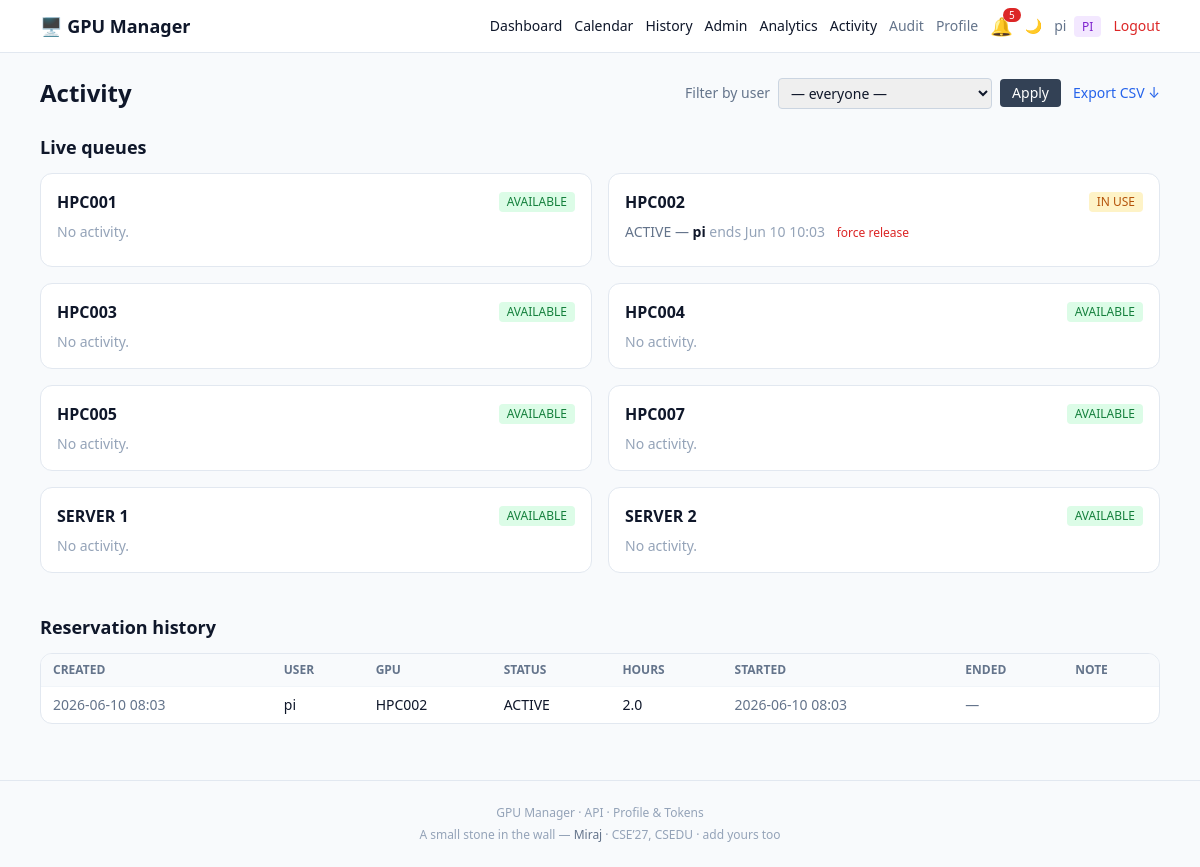
Screenshot of /admin/activity (signed in) with the database file from the repository.
### app/models.py (models this page shows, shortened)
class User(Base):
    __tablename__ = "users"
    id: Mapped[int] = mapped_column(Integer, primary_key=True)
    email: Mapped[str] = mapped_column(String(255), unique=True, index=True, nullable=False)
    name: Mapped[str] = mapped_column(String(255), nullable=False)
    google_sub: Mapped[Optional[str]] = mapped_column(String(255), unique=True, nullable=True)
    picture_url: Mapped[Optional[str]] = mapped_column(String(512), nullable=True)
    role: Mapped[Role] = mapped_column(Enum(Role), default=Role.USER, nullable=False)
    quota_hours: Mapped[float] = mapped_column(Float, default=40.0, nullable=False)
    used_hours: Mapped[float] = mapped_column(Float, default=0.0, nullable=False)
    is_active: Mapped[bool] = mapped_column(Boolean, default=True, nullable=False)
    is_approved: Mapped[bool] = mapped_column(Boolean, default=False, nullable=False)
    created_at: Mapped[datetime] = mapped_column(DateTime(timezone=True), default=utcnow, nullable=False)
    email_on_offer: Mapped[bool] = mapped_column(Boolean, default=True, nullable=False)
    email_on_warning: Mapped[bool] = mapped_column(Boolean, default=True, nullable=False)
    email_on_watch: Mapped[bool] = mapped_column(Boolean, default=True, nullable=False)
    email_on_queue_move: Mapped[bool] = mapped_column(Boolean, default=False, nullable=False)
    reservations: Mapped[list["Reservation"]] = relationship(back_populates="user")
    api_tokens: Mapped[list["ApiToken"]] = relationship(back_populates="user", cascade="all, delete-orphan")

class Gpu(Base):
    __tablename__ = "gpus"
    id: Mapped[int] = mapped_column(Integer, primary_key=True)
    name: Mapped[str] = mapped_column(String(100), unique=True, nullable=False)
    model: Mapped[Optional[str]] = mapped_column(String(100), nullable=True)
    host: Mapped[Optional[str]] = mapped_column(String(100), nullable=True)
    ssh_user: Mapped[Optional[str]] = mapped_column(String(100), nullable=True)
    ssh_port: Mapped[Optional[int]] = mapped_column(Integer, nullable=True)
    ssh_password: Mapped[Optional[str]] = mapped_column(String(200), nullable=True)
    notes: Mapped[Optional[str]] = mapped_column(Text, nullable=True)
    tags: Mapped[Optional[str]] = mapped_column(String(500), nullable=True)
    max_hours: Mapped[Optional[float]] = mapped_column(Float, nullable=True)
    gpu_index: Mapped[int] = mapped_column(Integer, default=0, nullable=False)
    cpu_model: Mapped[Optional[str]] = mapped_column(String(200), nullable=True)
    ram_gb: Mapped[Optional[int]] = mapped_column(Integer, nullable=True)
    connect_instructions: Mapped[Optional[str]] = mapped_column(Text, nullable=True)
    is_remote: Mapped[bool] = mapped_column(Boolean, default=False, nullable=False)
    status: Mapped[GpuStatus] = mapped_column(Enum(GpuStatus), default=GpuStatus.AVAILABLE, nullable=False)
    visibility: Mapped[GpuVisibility] = mapped_column(Enum(GpuVisibility), default=GpuVisibility.RESTRICTED, nullable=False)
    created_at: Mapped[datetime] = mapped_column(DateTime(timezone=True), default=utcnow, nullable=False)
    reservations: Mapped[list["Reservation"]] = relationship(back_populates="gpu", cascade="all, delete-orphan")
    access_grants: Mapped[list["GpuAccess"]] = relationship(back_populates="gpu", cascade="all, delete-orphan")
    metric_samples: Mapped[list["GpuMetricSample"]] = relationship(back_populates="gpu", cascade="all, delete-orphan")

class Reservation(Base):
    __tablename__ = "reservations"
    id: Mapped[int] = mapped_column(Integer, primary_key=True)
    user_id: Mapped[int] = mapped_column(ForeignKey("users.id"), nullable=False, index=True)
    gpu_id: Mapped[int] = mapped_column(ForeignKey("gpus.id"), nullable=False, index=True)
    requested_hours: Mapped[float] = mapped_column(Float, nullable=False)
    status: Mapped[ReservationStatus] = mapped_column(
        Enum(ReservationStatus), default=ReservationStatus.QUEUED, nullable=False, index=True
    )
    priority: Mapped[int] = mapped_column(Integer, default=0, nullable=False)
    created_at: Mapped[datetime] = mapped_column(DateTime(timezone=True), default=utcnow, nullable=False)
    scheduled_start_at: Mapped[Optional[datetime]] = mapped_column(DateTime(timezone=True), nullable=True)
    offered_at: Mapped[Optional[datetime]] = mapped_column(DateTime(timezone=True), nullable=True)
    started_at: Mapped[Optional[datetime]] = mapped_column(DateTime(timezone=True), nullable=True)
    expected_end_at: Mapped[Optional[datetime]] = mapped_column(DateTime(timezone=True), nullable=True)
    ended_at: Mapped[Optional[datetime]] = mapped_column(DateTime(timezone=True), nullable=True)
    warning_sent_at: Mapped[Optional[datetime]] = mapped_column(DateTime(timezone=True), nullable=True)
    queue_sort_key: Mapped[float] = mapped_column(Float, default=0.0, nullable=False)
    note: Mapped[Optional[str]] = mapped_column(Text, nullable=True)
    user: Mapped["User"] = relationship(back_populates="reservations")
    gpu: Mapped["Gpu"] = relationship(back_populates="reservations")

### app/routers/admin.py (the view)
@router.get("/activity", response_class=HTMLResponse)
def admin_activity(
    request: Request,
    user_id: int | None = None,
    db: Session = Depends(get_db),
    user=Depends(require_pi),
):
    users = db.query(User).order_by(User.name).all()
    gpus = db.query(Gpu).order_by(Gpu.name).all()
    q = db.query(Reservation).order_by(Reservation.created_at.desc())
    if user_id:
        q = q.filter(Reservation.user_id == user_id)
    history = q.limit(500).all()
    queues = []
    for gpu in gpus:
        active = next(
            (r for r in gpu.reservations if r.status in (ReservationStatus.ACTIVE, ReservationStatus.OFFERED)),
            None,
        )
        qd = queue_for_gpu(db, gpu.id)
        queues.append((gpu, active, qd))
    unread_count = (
        db.query(Notification)
        .filter(Notification.user_id == user.id, Notification.read.is_(False))
        .count()
    )
    return templates.TemplateResponse(
        "admin_activity.html",
        {
            "request": request,
            "user": user,
            "users": users,
            "gpus": gpus,
            "selected_user_id": user_id,
            "history": history,
            "queues": queues,
            "settings": settings,
            "ReservationStatus": ReservationStatus,
            "unread_count": unread_count,
        },
    )

### app/templates/admin_activity.html (shortened to what this page needs)
{% extends "base.html" %}
{% block content %}
<div class="flex flex-wrap items-center justify-between gap-3 mb-6">
  <h1 class="text-2xl font-semibold">Activity</h1>
  <div class="flex items-center gap-3">
    <form method="get" action="/admin/activity" class="flex items-center gap-2">
      <label class="text-sm text-slate-500">Filter by user</label>
      <select name="user_id" class="border border-slate-300 rounded px-2 py-1 text-sm">
        <option value="">— everyone —</option>
      </select>
      <button class="text-sm bg-slate-700 text-white px-3 py-1 rounded">Apply</button>
    </form>
    <a href="/admin/activity.csv{% if selected_user_id %}?user_id={{ selected_user_id }}{% endif %}"
       class="text-sm text-blue-600 hover:underline">Export CSV ↓</a>
  </div>
</div>
<section class="mb-10">
  <h2 class="text-lg font-semibold mb-3">Live queues</h2>
  <div class="grid grid-cols-1 md:grid-cols-2 gap-4">
    {% for gpu, active, q in queues %}
      <div class="bg-white border border-slate-200 rounded-xl p-4">
        <div class="flex items-center justify-between mb-2">
          <div class="font-semibold">{{ gpu.name }}</div>
          <span class="text-xs px-2 py-0.5 rounded
                {% if gpu.status.value == 'AVAILABLE' %}bg-green-100 text-green-700
                {% elif gpu.status.value == 'IN_USE' %}bg-amber-100 text-amber-700
                {% else %}bg-slate-200 text-slate-600{% endif %}">{{ gpu.status.value.replace('_',' ') }}</span>
        </div>
        {% if active %}
          <div class="text-sm mb-2">
            <span class="text-slate-500">{{ active.status.value }} —</span>
            <b>{{ active.user.name }}</b>
            {% if active.expected_end_at %}
              <span class="text-slate-400">ends {{ active.expected_end_at.strftime('%b %d %H:%M') }}</span>
            {% endif %}
            <form method="post" action="/admin/reservations/{{ active.id }}/force-release"
                  onsubmit="return confirm('Force release?');" class="inline ml-2">
              <button class="text-xs text-red-600 hover:underline">force release</button>
            </form>
          </div>
        {% endif %}
        {% if q %}
          <ol class="text-sm space-y-1">
            {% for r in q %}
              <li class="flex items-center justify-between gap-2 border-t border-slate-100 pt-1">
                <span>
                  <span class="text-slate-400 mr-1">{{ loop.index }}.</span>
                  <b>{{ r.user.name }}</b>
                  <span class="text-xs text-slate-400">{{ '%.1f'|format(r.requested_hours) }}h
                    {% if r.priority == 1 %}<span class="text-red-500">over-quota</span>{% endif %}
                  </span>
                </span>
                <span class="flex gap-1">
                  <form method="post" action="/admin/queue/{{ r.id }}/move" class="inline">
                    <input type="hidden" name="direction" value="up" />
                    <button class="text-xs px-1.5 py-0.5 rounded bg-slate-100 hover:bg-slate-200" title="Move up">▲</button>
                  </form>
                  <form method="post" action="/admin/queue/{{ r.id }}/move" class="inline">
                    <input type="hidden" name="direction" value="down" />
                    <button class="text-xs px-1.5 py-0.5 rounded bg-slate-100 hover:bg-slate-200" title="Move down">▼</button>
                  </form>
                </span>
              </li>
            {% endfor %}
          </ol>
        {% else %}
          {% if not active %}
            <div class="text-sm text-slate-400">No activity.</div>
          {% endif %}
        {% endif %}
      </div>
    {% endfor %}
  </div>
</section>
<section>
  <h2 class="text-lg font-semibold mb-3">Reservation history{% if selected_user_id %} (filtered){% endif %}</h2>
  <div class="bg-white border border-slate-200 rounded-xl overflow-x-auto">
    <table class="w-full text-sm min-w-[820px]">
      <thead class="bg-slate-50 text-slate-500 text-xs uppercase">
        <tr>
          <th class="text-left px-3 py-2">Created</th>
          <th class="text-left px-3 py-2">User</th>
          <th class="text-left px-3 py-2">GPU</th>
          <th class="text-left px-3 py-2">Status</th>
          <th class="text-left px-3 py-2">Hours</th>
          <th class="text-left px-3 py-2">Started</th>
          <th class="text-left px-3 py-2">Ended</th>
          <th class="text-left px-3 py-2">Note</th>
        </tr>
      </thead>
      <tbody>
        {% for r in history %}
          <tr class="border-t border-slate-100">
            <td class="px-3 py-2 text-slate-500">{{ r.created_at.strftime('%Y-%m-%d %H:%M') }}</td>
            <td class="px-3 py-2">{{ r.user.name }}</td>
            <td class="px-3 py-2">{{ r.gpu.name }}</td>
            <td class="px-3 py-2">{{ r.status.value }}</td>
            <td class="px-3 py-2">{{ '%.1f'|format(r.requested_hours) }}</td>
            <td class="px-3 py-2 text-slate-500">{{ r.started_at.strftime('%Y-%m-%d %H:%M') if r.started_at else '—' }}</td>
            <td class="px-3 py-2 text-slate-500">{{ r.ended_at.strftime('%Y-%m-%d %H:%M') if r.ended_at else '—' }}</td>
            <td class="px-3 py-2 text-slate-600">{{ r.note or '' }}</td>
          </tr>
        {% else %}
          <tr><td colspan="8" class="px-3 py-6 text-center text-slate-400">No reservations.</td></tr>
        {% endfor %}
      </tbody>
    </table>
  </div>
</section>
{% endblock %}

### app/templates/base.html (shortened to what this page needs)
<!DOCTYPE html>
<html lang="en" class="">
<head>
  <script src="https://cdn.tailwindcss.com"></script>
</head>
<body class="bg-slate-50 dark:bg-slate-900 text-slate-900 dark:text-slate-100 min-h-screen transition-colors">
  <nav class="bg-white dark:bg-slate-800 border-b border-slate-200 dark:border-slate-700 sticky top-0 z-10">
    <div class="max-w-6xl mx-auto px-4 py-3 flex items-center justify-between gap-2">
      <a href="/" class="font-semibold text-lg whitespace-nowrap">🖥️ GPU Manager</a>
      <div class="flex items-center gap-3 text-sm flex-wrap justify-end">
        {% if user %}
          <a href="/dashboard" class="hover:underline">Dashboard</a>
          <a href="/calendar" class="hover:underline hidden sm:inline">Calendar</a>
          <a href="/history" class="hover:underline hidden sm:inline">History</a>
          {% if user.role.value == "PI" %}
            <a href="/admin" class="hover:underline">Admin</a>
            <a href="/admin/analytics" class="hover:underline hidden sm:inline">Analytics</a>
            <a href="/admin/activity" class="hover:underline hidden sm:inline">Activity</a>
            <a href="/admin/audit" class="hover:underline hidden md:inline text-slate-500 dark:text-slate-400">Audit</a>
          {% endif %}
          <a href="/profile" class="hover:underline hidden sm:inline text-slate-500 dark:text-slate-400">Profile</a>
          {% if unread_count is defined and unread_count > 0 %}
            <a href="/dashboard" class="relative inline-flex items-center" title="{{ unread_count }} unread">
              <span class="text-lg">🔔</span>
              <span class="absolute -top-1 -right-2 bg-red-600 text-white text-[10px] leading-none px-1.5 py-0.5 rounded-full">{{ unread_count }}</span>
            </a>
          {% endif %}
          <button onclick="toggleTheme()" class="text-slate-500 dark:text-slate-400 hover:text-slate-900 dark:hover:text-white" title="Toggle dark mode">
            <span class="dark:hidden">🌙</span>
          </button>
          <span class="text-slate-500 dark:text-slate-400 hidden md:inline">
            {{ user.name }}
            <span class="ml-1 text-xs px-2 py-0.5 rounded
                  {% if user.role.value == 'PI' %}bg-purple-100 text-purple-700 dark:bg-purple-900 dark:text-purple-300{% else %}bg-slate-100 text-slate-700 dark:bg-slate-700 dark:text-slate-300{% endif %}">
              {{ user.role.value }}
            </span>
          </span>
          <a href="/auth/logout" class="text-red-600 hover:underline">Logout</a>
        {% else %}
          <button onclick="toggleTheme()" class="text-slate-500 hover:text-slate-900 dark:hover:text-white">🌙</button>
          <a href="/auth/login" class="text-blue-600 hover:underline">Sign in with Google</a>
        {% endif %}
      </div>
    </div>
  </nav>
  {% set toast_msg = request.query_params.get('msg') %}
  {% set toast_kind = request.query_params.get('kind', 'success') %}
  <main class="max-w-6xl mx-auto px-4 py-6">
    {% block content %}{% endblock %}
  </main>
  <footer class="border-t border-slate-200 dark:border-slate-700 mt-8 py-6 text-center text-xs text-slate-400 dark:text-slate-500">
    <div class="mb-1.5">
      GPU Manager &middot; <a href="/api/v1/me" class="hover:underline">API</a> &middot; <a href="/profile" class="hover:underline">Profile &amp; Tokens</a>
    </div>
    <div>
      A small stone in the wall &mdash;
      <span class="text-slate-500 dark:text-slate-400 font-medium">Miraj</span>
      &middot; CSE&rsquo;27, CSEDU &middot;
      <a href="https://github.com/sheldor944/GPU_Manager" target="_blank" rel="noopener" class="hover:underline">add yours too</a>
    </div>
  </footer>
</body>
</html>

### app/templates/base.html (style rules this page uses)
body { font-family: ui-sans-serif, system-ui, -apple-system, "Segoe UI", Roboto; }

### rows the page displays
User: name "pi", role.value "PI"
Gpu: name "HPC001", status.value.replace "AVAILABLE", shows "No activity."
Gpu: name "HPC002", status.value.replace "IN USE", status.value "ACTIVE", user.name "pi", expected_end_at "Jun 10 10:03"
Gpu: name "HPC003", status.value.replace "AVAILABLE", shows "No activity."
Gpu: name "HPC004", status.value.replace "AVAILABLE", shows "No activity."
Gpu: name "HPC005", status.value.replace "AVAILABLE", shows "No activity."
Gpu: name "HPC007", status.value.replace "AVAILABLE", shows "No activity."
Gpu: name "SERVER 1", status.value.replace "AVAILABLE", shows "No activity."
Gpu: name "SERVER 2", status.value.replace "AVAILABLE", shows "No activity."
Reservation: created_at "2026-06-10 08:03", user.name "pi", gpu.name "HPC002", status.value "ACTIVE", requested_hours "2.0", started_at "2026-06-10 08:03", ended_at "—"

### other values shown
{{ unread_count }} "5"
